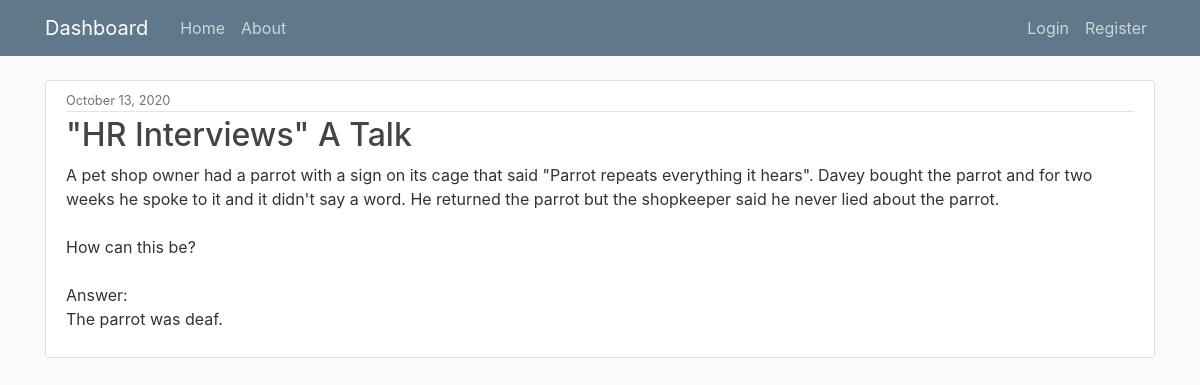
Screenshot of /news/10/ with the database file from the repository.
### TPO/models.py (models this page shows, shortened)
class News(models.Model):
    title = models.CharField(max_length=100)
    content = models.TextField()
    date_posted = models.DateTimeField(default=timezone.now)

### TPO/views.py (the view)
# urls.py: path('news/<int:pk>/', NewsDetailView.as_view() , name = 'news-detail'),
class NewsDetailView(DetailView):
    model = News

### TPO/templates/TPO/news_detail.html
{% extends 'TPO/base.html'%}
{% block content %}
    <article class="media content-section">
    <div class="media-body">
        <div class="article-metadata">
        <small class="text-muted">{{ object.date_posted|date:"F d, Y" }}</small>
        </div>
        <h2 class="article-title">{{ object.title }}</h2>
        <p class="article-content">{{ object.content }}</p>
    </div>
    </article>
{% endblock content %}

### TPO/static/TPO/main.css (style rules this page uses)
body { background: #fafafa; color: #333333; margin-top: 5rem; }
h1, h2, h3, h4, h5, h6 { color: #444444; }
.content-section { background: #ffffff; padding: 10px 20px; border: 1px solid #dddddd; border-radius: 3px; margin-bottom: 20px; }
.article-title { color: #444444; }
.article-content { white-space: pre-line; }
.article-metadata { padding-bottom: 1px; margin-bottom: 4px; border-bottom: 1px solid #e3e3e3 }

### rows the page displays
News: date_posted "October 13, 2020", title "\"HR Interviews\" A Talk", content "A pet shop owner had a parrot with a sign on its cage that said \"Parrot repeats everything it hears\". Davey bought the parrot and for two weeks he spoke to it and it didn't say a word. He returned the parrot but the shopkeeper said he never lied about the parrot. How can this be? Answer: The parrot was deaf."
